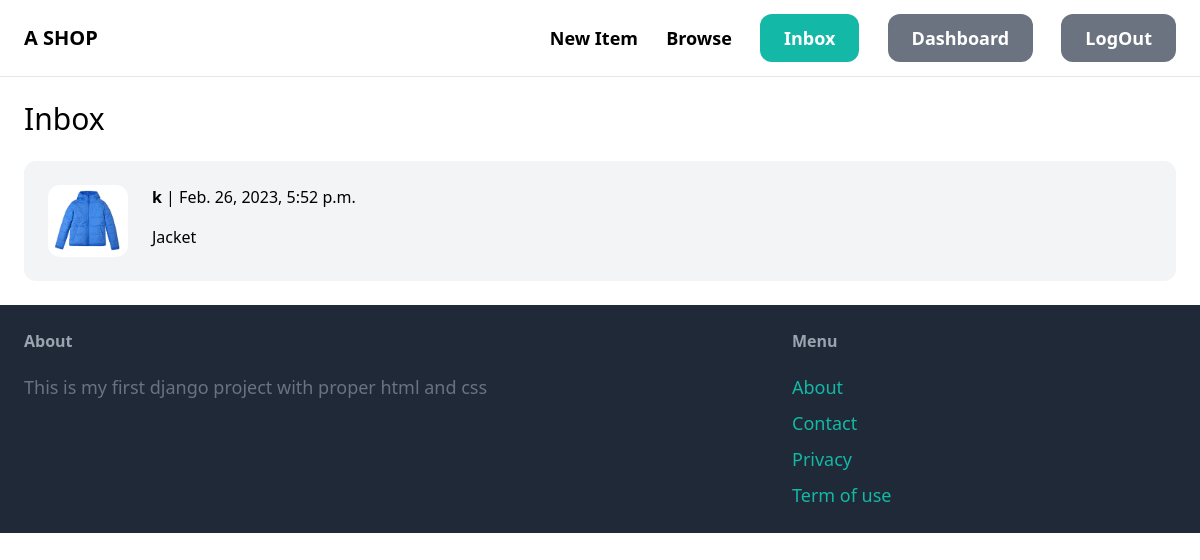
The page /inbox/ (signed in) on the database its author committed.
### conversation/models.py (models this page shows)
class Conversation(models.Model):
    item= models.ForeignKey(Item, related_name='conversations', on_delete=models.CASCADE)
    members = models.ManyToManyField(User, related_name='conversations')
    created_at = models.DateTimeField(auto_now_add=True)
    modified_at = models.DateTimeField(auto_now=True)
    class Meta:
        ordering= ('-modified_at',)

### item/models.py (models this page shows, shortened)
class Item(models.Model):
    category=models.ForeignKey(Category,related_name='items',on_delete=models.CASCADE)
    name= models.CharField(max_length=255)
    description = models.TextField(blank=True,null=True)
    price= models.FloatField()
    image= models.ImageField(upload_to='item_images', blank=True,null=True)
    is_sold = models.BooleanField(default=False)
    created_by= models.ForeignKey(User, related_name='items',on_delete=models.CASCADE)
    created_at = models.DateTimeField(auto_now_add=True)

### conversation/views.py (the view)
# urls.py: path('',views.inbox,name="inbox"),
@login_required
def inbox(request):
    conversations = Conversation.objects.filter(members__in=[request.user.id])
    return render(request, 'conversation/inbox.html',{
        'conversations':conversations
    })

### conversation/templates/conversation/inbox.html (shortened to what this page needs)
{% extends 'core/base.html' %}
{% block content %}
<h1 class="mb-6 text-3xl">Inbox</h1>
<div class="space-y-6">
    {% for conversation in conversations %}
        <a href="{% url 'conversation:detail' conversation.id %}">
            <div class="p-6 flex bg-gray-100 rounded-xl">
                <div class="pr-6">
                    <img src="{{ conversation.item.image.url }}" class="w-20 rounded-xl">
                </div>
                <div>
                    {% for member in conversation.members.all %}
                        {% if member != request.user %}
                            <p class="mb-4"><strong>{{ member.username }}</strong> | {{ conversation.modified_at }}</p>
                            <p>{{ conversation.item.name }}</p>
                        {% endif %}
                    {% endfor %}
                </div>
            </div>
        </a>
    {% endfor %}
</div>
{% endblock %}

### rows shown on the page
Conversation: item.image (picture), modified_at "Feb. 26, 2023, 5:52 p.m.", item.name "Jacket"

### other values the page prints
{{ member.username }} "k"
